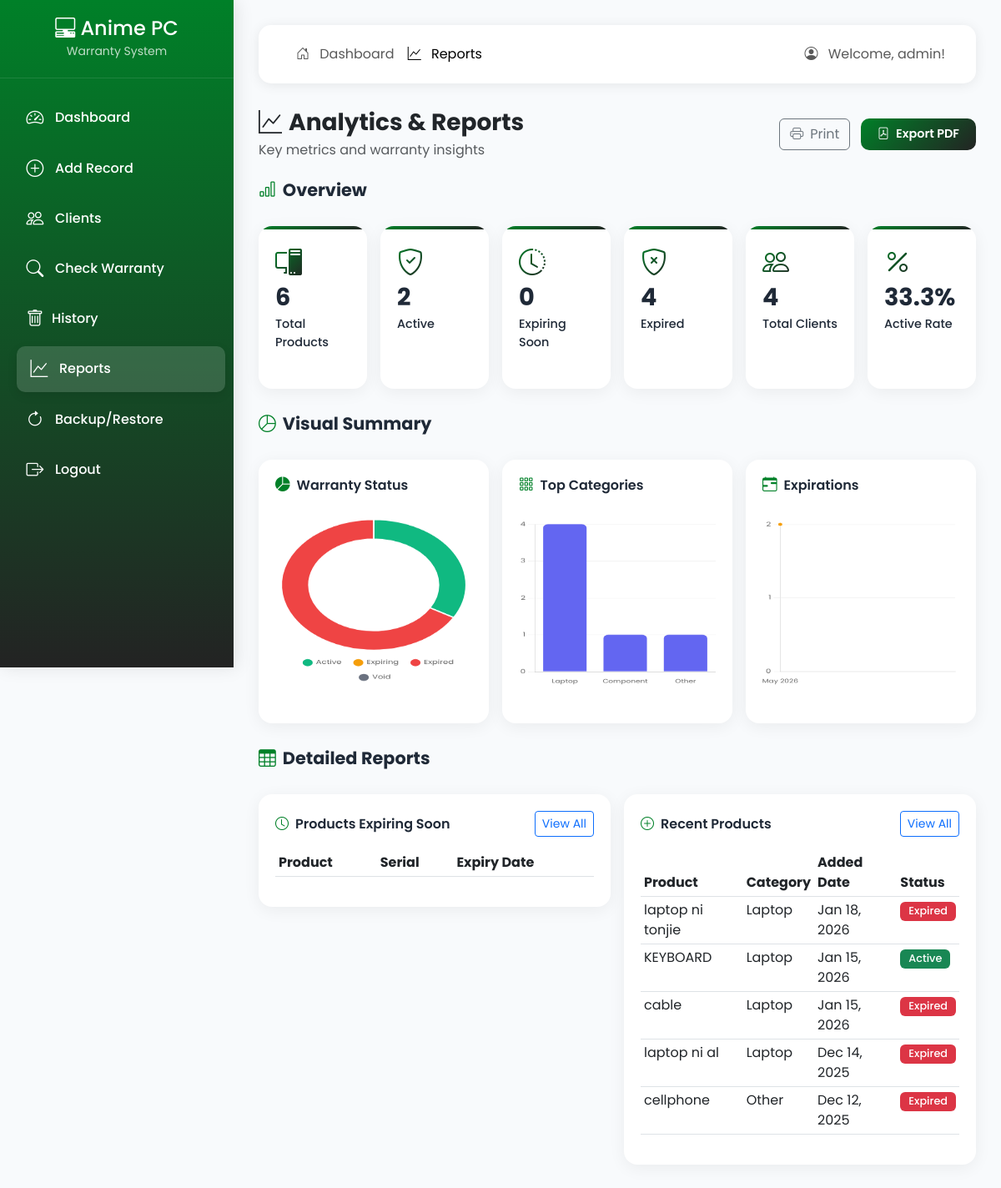
Before: /reports.php (signed in) with the older database file.
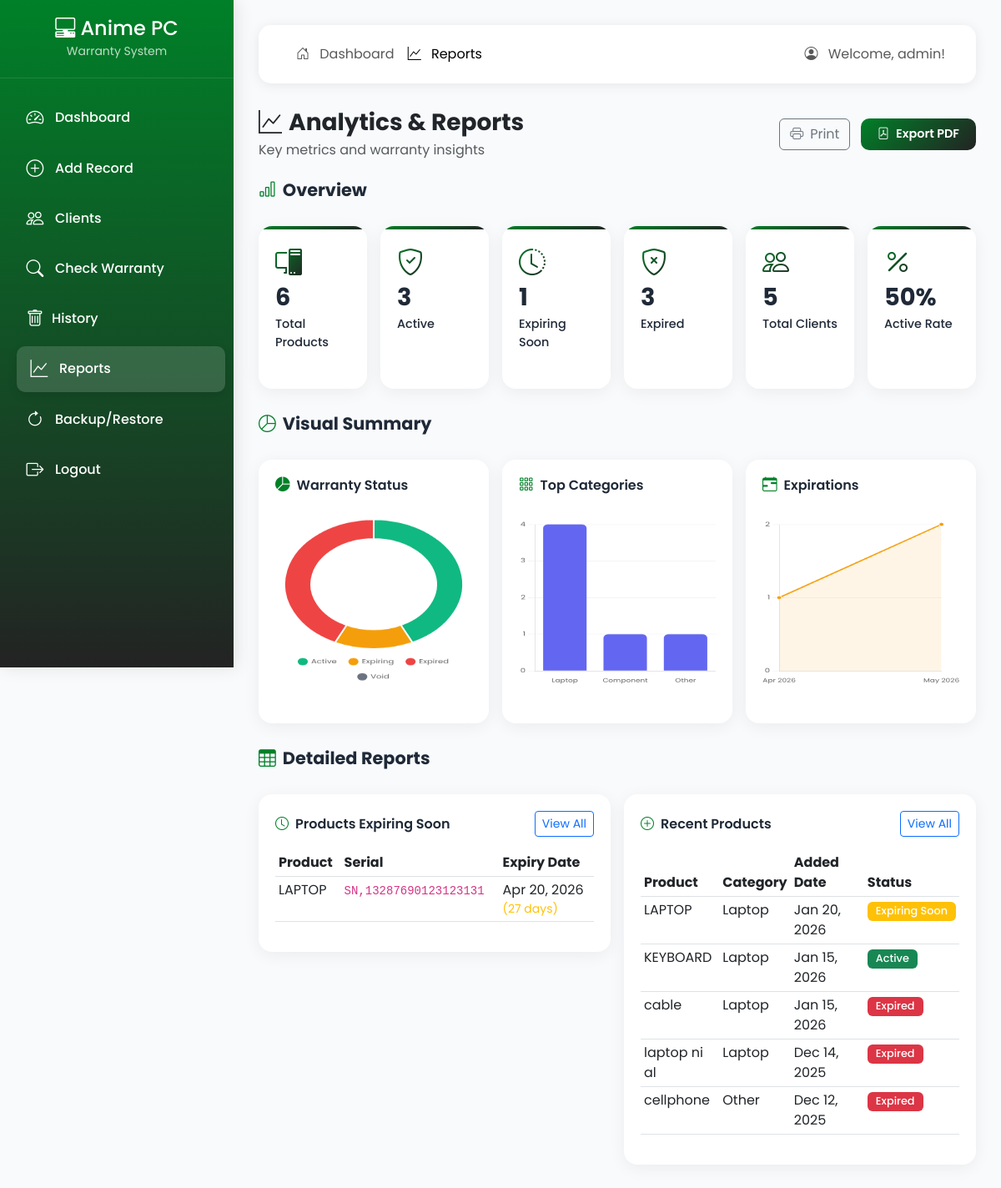
After: the same page with the newer database file.
### tables this page shows
CREATE TABLE `products` (
  `id` int(11) NOT NULL AUTO_INCREMENT,
  `product_name` varchar(255) NOT NULL,
  `serial_number` varchar(100) NOT NULL,
  `category` varchar(100) DEFAULT NULL,
  `purchase_date` date NOT NULL,
  `warranty_period` int(11) NOT NULL,
  `warranty_end_date` date NOT NULL,
  `client_id` int(11) DEFAULT NULL,
  `image_path` varchar(500) DEFAULT NULL,
  `status` enum('active','expired','void') DEFAULT 'active',
  `notes` text DEFAULT NULL,
  `created_at` timestamp NOT NULL DEFAULT current_timestamp(),
  `updated_at` timestamp NOT NULL DEFAULT current_timestamp() ON UPDATE current_timestamp(),
  PRIMARY KEY (`id`),
  UNIQUE KEY `serial_number` (`serial_number`),
  KEY `client_id` (`client_id`),
  CONSTRAINT `products_ibfk_1` FOREIGN KEY (`client_id`) REFERENCES `clients` (`id`) ON DELETE SET NULL
);

### Config.php (called while the page is built, shortened)
<?php
function getWarrantyStatus($warranty_end_date, $status) {
    $endDate = new DateTime($warranty_end_date);
    $today = new DateTime();
    if ($status == 'void') {
        return ['status' => 'void', 'class' => 'secondary', 'text' => 'Void'];
    } elseif ($endDate < $today || $status == 'expired') {
        return ['status' => 'expired', 'class' => 'danger', 'text' => 'Expired'];
    } elseif ($endDate <= (new DateTime())->modify('+30 days')) {
        return ['status' => 'expiring_soon', 'class' => 'warning', 'text' => 'Expiring Soon'];
    } else {
        return ['status' => 'active', 'class' => 'success', 'text' => 'Active'];
    }
}
?>

### reports.php (the view, shortened to what the changed rows need)
<?php
include 'config.php';
$totalProducts = $pdo->query("SELECT COUNT(*) FROM products")->fetchColumn();
$activeWarranty = $pdo->query("SELECT COUNT(*) FROM products WHERE warranty_end_date >= CURDATE() AND status = 'active'")->fetchColumn();
$expiredWarranty = $pdo->query("SELECT COUNT(*) FROM products WHERE warranty_end_date < CURDATE() OR status = 'expired'")->fetchColumn();
$expiringSoon = $pdo->query("SELECT COUNT(*) FROM products WHERE warranty_end_date BETWEEN CURDATE() AND DATE_ADD(CURDATE(), INTERVAL 30 DAY) AND status = 'active'")->fetchColumn();
$totalClients = $pdo->query("SELECT COUNT(*) FROM clients")->fetchColumn();
$expiringProducts = $pdo->query("
    SELECT p.product_name, p.serial_number, p.warranty_end_date, c.client_name
    FROM products p
    LEFT JOIN clients c ON p.client_id = c.id
    WHERE p.warranty_end_date BETWEEN CURDATE() AND DATE_ADD(CURDATE(), INTERVAL 30 DAY)
    AND p.status = 'active'
    ORDER BY p.warranty_end_date ASC
    LIMIT 5
")->fetchAll();
$recentProducts = $pdo->query("
    SELECT p.product_name, p.category, p.created_at, p.warranty_end_date, p.status
    FROM products p
    ORDER BY p.created_at DESC
    LIMIT 5
")->fetchAll();
?>
<!DOCTYPE html>
<html lang="en">
<head>
    <link href="https://cdn.jsdelivr.net/npm/bootstrap@5.3.0-alpha1/dist/css/bootstrap.min.css" rel="stylesheet">
    <link rel="stylesheet" href="https://cdn.jsdelivr.net/npm/bootstrap-icons@1.11.0/font/bootstrap-icons.css">
</head>
<body>
    <div class="main-content">
        <div class="d-flex justify-content-between align-items-center mb-4">
            <div>
                <h1 class="h3 fw-bold text-dark mb-1"><i class="bi bi-graph-up me-2"></i>Analytics & Reports</h1>
            </div>
        </div>
        <div class="report-section print-hide">
            <h2 class="section-title"><i class="bi bi-bar-chart me-2"></i>Overview</h2>
            <div class="row g-3 compact-grid">
                <div class="col-xl-2 col-md-4 col-sm-6">
                    <div class="stat-card">
                        <i class="bi bi-shield-check"></i>
                        <h3><?php echo $activeWarranty; ?></h3>
                        <p>Active</p>
                    </div>
                </div>
                <div class="col-xl-2 col-md-4 col-sm-6">
                    <div class="stat-card">
                        <i class="bi bi-clock-history"></i>
                        <h3><?php echo $expiringSoon; ?></h3>
                        <p>Expiring Soon</p>
                    </div>
                </div>
                <div class="col-xl-2 col-md-4 col-sm-6">
                    <div class="stat-card">
                        <i class="bi bi-shield-x"></i>
                        <h3><?php echo $expiredWarranty; ?></h3>
                        <p>Expired</p>
                    </div>
                </div>
                <div class="col-xl-2 col-md-4 col-sm-6">
                    <div class="stat-card">
                        <i class="bi bi-people"></i>
                        <h3><?php echo $totalClients; ?></h3>
                        <p>Total Clients</p>
                    </div>
                </div>
                <div class="col-xl-2 col-md-4 col-sm-6">
                    <div class="stat-card">
                        <i class="bi bi-percent"></i>
                        <h3><?php echo $totalProducts > 0 ? round(($activeWarranty / $totalProducts) * 100, 1) : 0; ?>%</h3>
                        <p>Active Rate</p>
                    </div>
                </div>
            </div>
        </div>
        <div class="report-section">
            <h2 class="section-title"><i class="bi bi-pie-chart me-2"></i>Visual Summary</h2>
            <div class="row g-3">
                <div class="col-lg-4">
                    <div class="chart-container">
                        <div class="chart-header">
                            <h5 class="chart-title"><i class="bi bi-pie-chart-fill me-2"></i>Warranty Status</h5>
                        </div>
                        <canvas id="warrantyChart" class="mini-chart"></canvas>
                    </div>
                </div>
                <div class="col-lg-4">
                    <div class="chart-container">
                        <div class="chart-header">
                            <h5 class="chart-title"><i class="bi bi-grid-3x3-gap me-2"></i>Top Categories</h5>
                        </div>
                        <canvas id="categoryChart" class="mini-chart"></canvas>
                    </div>
                </div>
                <div class="col-lg-4">
                    <div class="chart-container">
                        <div class="chart-header">
                            <h5 class="chart-title"><i class="bi bi-calendar-range me-2"></i>Expirations</h5>
                        </div>
                        <canvas id="expirationChart" class="mini-chart"></canvas>
                    </div>
                </div>
            </div>
        </div>
        <div class="report-section">
            <h2 class="section-title"><i class="bi bi-table me-2"></i>Detailed Reports</h2>
            <div class="row g-3">
                <div class="col-lg-6">
                    <div class="table-container">
                        <div class="table-responsive">
                            <table class="table table-hover table-sm">
                                <thead>
                                    <tr>
                                        <th>Product</th>
                                        <th>Serial</th>
                                        <th>Expiry Date</th>
                                    </tr>
                                </thead>
                                <tbody>
                                    <?php foreach ($expiringProducts as $product):
                                        $daysLeft = floor((strtotime($product['warranty_end_date']) - time()) / (60 * 60 * 24));
                                    ?>
                                        <tr>
                                            <td><?php echo htmlspecialchars($product['product_name']); ?></td>
                                            <td><code><?php echo htmlspecialchars($product['serial_number']); ?></code></td>
                                            <td>
                                                <?php echo date('M j, Y', strtotime($product['warranty_end_date'])); ?>
                                                <small class="text-warning d-block">(<?php echo $daysLeft; ?> days)</small>
                                            </td>
                                        </tr>
                                    <?php endforeach; ?>
                                </tbody>
                            </table>
                        </div>
                    </div>
                </div>
                <div class="col-lg-6">
                    <div class="table-container">
                        <div class="table-responsive">
                            <table class="table table-hover table-sm">
                                <thead>
                                    <tr>
                                        <th>Product</th>
                                        <th>Category</th>
                                        <th>Added Date</th>
                                        <th>Status</th>
                                    </tr>
                                </thead>
                                <tbody>
                                    <?php foreach ($recentProducts as $product):
                                        $warrantyStatus = getWarrantyStatus($product['warranty_end_date'], $product['status']);
                                    ?>
                                        <tr>
                                            <td><?php echo htmlspecialchars($product['product_name']); ?></td>
                                            <td><?php echo htmlspecialchars($product['category']); ?></td>
                                            <td><?php echo date('M j, Y', strtotime($product['created_at'])); ?></td>
                                            <td>
                                                <span class="badge bg-<?php echo $warrantyStatus['class']; ?>">
                                                    <?php echo $warrantyStatus['text']; ?>
                                                </span>
                                            </td>
                                        </tr>
                                    <?php endforeach; ?>
                                </tbody>
                            </table>
                        </div>
                    </div>
                </div>
            </div>
        </div>
    </div>
</body>
</html>

Changed rows visible on the page:
removed products: product_name "laptop ni tonjie", category "Laptop", created_at "Jan 18, 2026", warranty_end_date+status "Expired", shown under "Recent Products"
added products: product_name "LAPTOP", serial_number "SN,13287690123123131", warranty_end_date "Apr 20, 2026", warranty_end_date "27", category "Laptop", created_at "Jan 20, 2026", warranty_end_date+status "Expiring Soon"
Other visible differences:
$activeWarranty: "2" → "3"
$expiringSoon: "0" → "1"
$expiredWarranty: "4" → "3"
$totalClients: "4" → "5"
chart data {{ $warrantyStatusData['active'] }}: 2 → 3
chart data {{ $warrantyStatusData['expiring_soon'] }}: 0 → 1
chart data {{ $warrantyStatusData['expired'] }}: 4 → 3
chart data {{ json_encode($expirationCounts) }}: [2] → [1,2]
text no longer shown: "33.3"
text now shown: "50"
